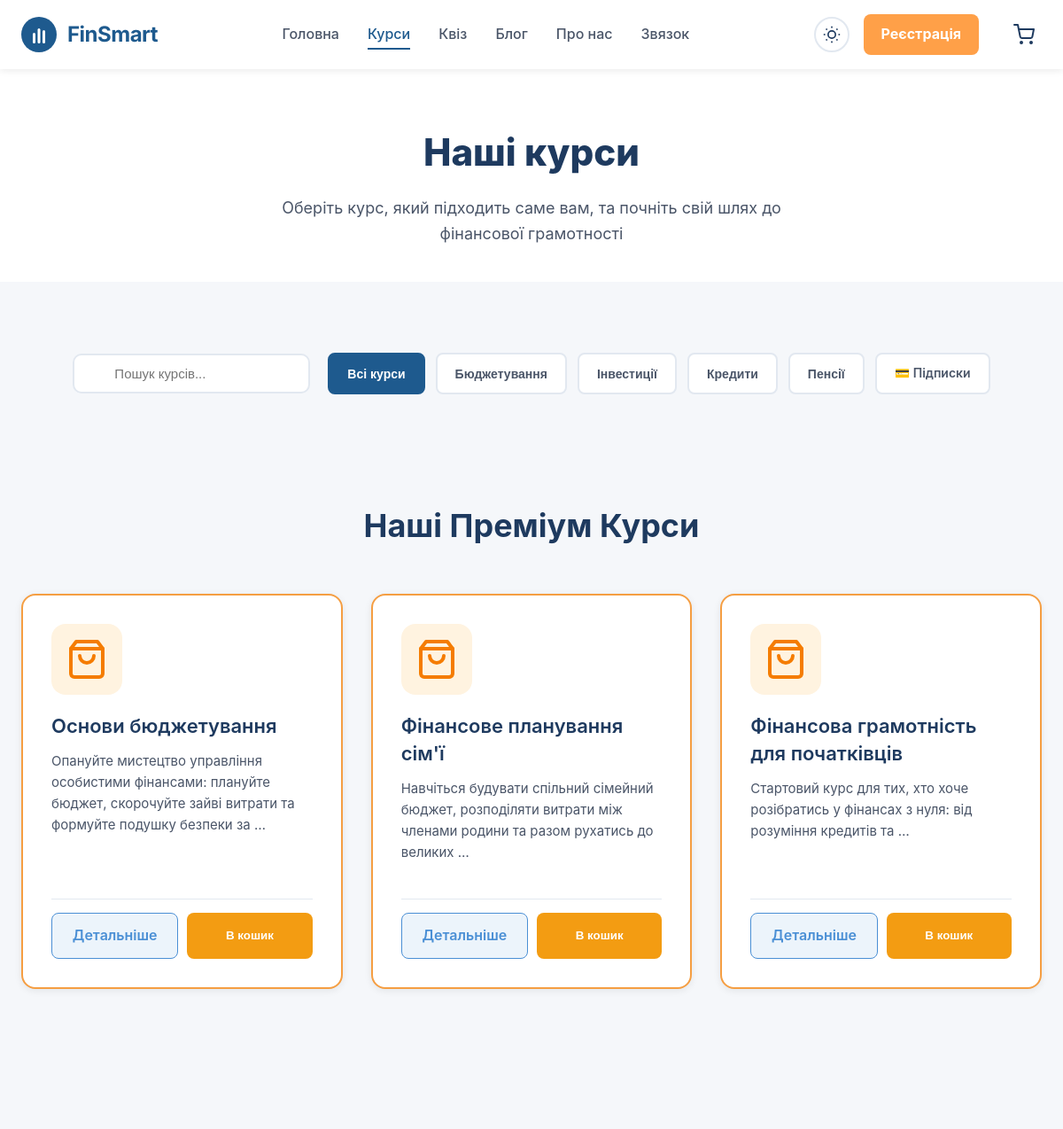
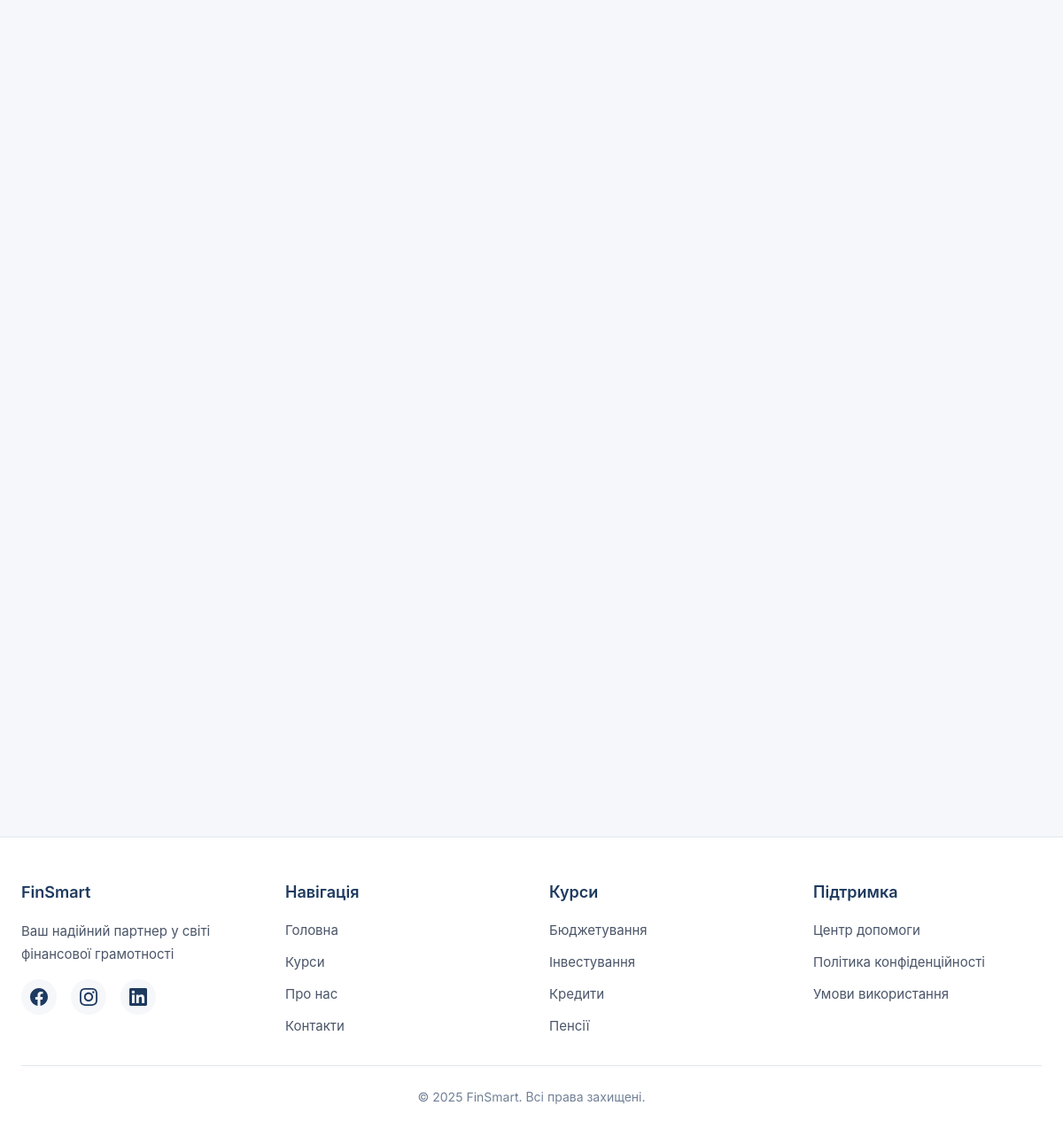
Page /courses/ on the committed database (2 pictures, top to bottom).
### main/models.py (models this page shows, shortened)
class Course(models.Model):
    title = models.CharField(max_length=200, null=False)
    description = models.TextField(null=False)
    category = models.CharField(
        max_length=50,
        choices=[
            ("budgeting", "Budgeting"),
            ("investing", "Investing"),
            ("credit", "Credit"),
            ("pension", "Pension"),
            ("general", "General"),
        ],
        default="general",
    )
    rating = models.DecimalField(
        max_digits=3, decimal_places=1, null=False, default=0.0
    )
    is_active = models.BooleanField(null=False, default=True)
    price = models.DecimalField(max_digits=10, decimal_places=2, default=0.00)
    is_premium = models.BooleanField(default=False)
    created_at = models.DateTimeField(auto_now_add=True)
    updated_at = models.DateTimeField(auto_now=True)
    class Meta:
        managed = False
        db_table = "main_course"
        indexes = [
            models.Index(fields=["category"], name="idx_course_category"),
            models.Index(fields=["created_at"], name="idx_course_created_at"),
        ]

### main/views.py (the view)
# urls.py: path("courses/", views.courses, name="courses"),
def courses(request):
    premium_courses = Course.objects.filter(is_active=True, is_premium=True)
    courses_list = Course.objects.filter(is_active=True, is_premium=False)
    category = request.GET.get("category", "all")
    if category != "all":
        courses_list = courses_list.filter(category=category)
    search = request.GET.get("search", "")
    if search:
        courses_list = courses_list.filter(
            models.Q(title__icontains=search) | models.Q(description__icontains=search)
        )
    enrolled_ids = set()
    if request.user.is_authenticated:
        enrolled_ids = set(
            Enrollment.objects.filter(user=request.user).values_list(
                "course_id", flat=True
            )
        )
    context = {
        "courses": courses_list,
        "premium_courses": premium_courses,
        "current_category": category,
        "search_query": search,
        "enrolled_ids": enrolled_ids,
    }
    discount_enabled = has_student_discount(request.user)
    for course in premium_courses:
        course.display_price = get_course_price_for_user(request.user, course)
        course.has_student_discount = discount_enabled
    for course in courses_list:
        course.display_price = get_course_price_for_user(request.user, course)
        course.has_student_discount = discount_enabled
    return render(request, "main/courses.html", context)

### main/context_processors.py (called while the page is built)
def cart_count(request):
    count = 0
    if request.user.is_authenticated:
        count = CartItem.objects.filter(user=request.user).count()
    else:
        session_key = request.session.session_key
        if not session_key:
            request.session.create()
            session_key = request.session.session_key
        count = CartItem.objects.filter(session_key=session_key).count()
    return {"cart_item_count": count}

def notifications_count(request):
    count = 0
    if request.user.is_authenticated:
        count = Notification.objects.filter(user=request.user, is_read=False).count()
    return {"unread_notifications_count": count}

### main/views.py (called while the page is built, shortened)
def _get_active_owned_subscription(user):
    if not user.is_authenticated:
        return None

def has_student_discount(user):
    sub = _get_active_owned_subscription(user)
    return bool(sub and sub.plan and sub.plan.name == "student")

def get_course_price_for_user(user, course):
    base_price = course.price or Decimal("0.00")
    if has_student_discount(user):
        return (base_price * Decimal("0.5")).quantize(Decimal("0.01"))
    return base_price

### templates/main/courses.html (shortened to what this page needs)
{% extends 'base.html' %}
{% load static %}
{% load i18n %}
{% block content %}
<section class="page-header">
    <div class="container">
        <h1 class="page-title">{% trans "Наші курси" %}</h1>
        <p class="page-description">
            {% trans "Оберіть курс, який підходить саме вам, та почніть свій шлях до фінансової грамотності" %}
        </p>
    </div>
</section>
<section class="courses-controls">
    <div class="container">
        <div class="courses-controls">
            <div class="search-box">
                <input type="text" id="courseSearch" placeholder="{% trans 'Пошук курсів...' %}" value="{{ search_query }}">
            </div>
            <div class="filter-buttons">
                <button class="filter-btn {% if current_category == 'all' %}active{% endif %}" data-category="all">{% trans "Всі курси" %}</button>
                <button class="filter-btn {% if current_category == 'budgeting' %}active{% endif %}"
                    data-category="budgeting">{% trans "Бюджетування" %}</button>
                <button class="filter-btn {% if current_category == 'investing' %}active{% endif %}"
                    data-category="investing">{% trans "Інвестиції" %}</button>
                <button class="filter-btn {% if current_category == 'credit' %}active{% endif %}"
                    data-category="credit">{% trans "Кредити" %}</button>
                <button class="filter-btn {% if current_category == 'pension' %}active{% endif %}"
                    data-category="pension">{% trans "Пенсії" %}</button>
                <a href="{% url 'index' %}#pricing" class="filter-btn" style="text-decoration: none;">💳 {% trans "Підписки" %}</a>
            </div>
        </div>
    </div>
</section>
<section class="premium-courses-section" style="padding: 40px 0; background-color: var(--bg-primary);">
    <div class="container">
        <h2 class="section-title">{% trans "Наші Преміум Курси" %}</h2>
        <div class="courses-grid">
            {% for course in premium_courses %}
            <div class="course-card animate-on-scroll"
                style="border: 2px solid var(--accent-orange); display: flex; flex-direction: column; height: 100%;">
                <div style="flex-grow: 1;">
                    <div class="course-icon" style="background: #FFF3E0;">
                        <svg width="48" height="48" viewBox="0 0 24 24" fill="none" stroke="#F57C00" stroke-width="2"
                            stroke-linecap="round" stroke-linejoin="round">
                            <path d="M6 2L3 6v14a2 2 0 0 0 2 2h14a2 2 0 0 0 2-2V6l-3-4z"></path>
                            <line x1="3" y1="6" x2="21" y2="6"></line>
                            <path d="M16 10a4 4 0 0 1-8 0"></path>
                        </svg>
                    </div>
                    <h3 class="course-title">{{ course.title }}</h3>
                    <p class="course-description">{{ course.description|truncatewords:15 }}</p>
                </div>
                <hr style="border: 0; border-top: 1px solid #e2e8f0; margin: 20px 0 15px;">
                <div style="display: flex; justify-content: stretch; gap: 10px;">
                    <a href="{% url 'course_detail' course.id %}"
                        style="border: 1px solid #4a8fd5; color: #4a8fd5; flex: 1; text-align: center; border-radius: 8px; padding: 12px 0; background: rgba(74, 143, 213, 0.1); text-decoration: none; font-weight: 600; display: block;">
                        Детальніше
                    </a>
                    <button id="btn-add-{{ course.id }}" onclick="addToCart(event, '{{ course.id }}')"
                        style="background: #f39c12; color: white; flex: 1; text-align: center; border-radius: 8px; font-weight: bold; border: none; padding: 12px 0; cursor: pointer;">
                        В кошик
                    </button>
                </div>
            </div>
            {% endfor %}
        </div>
    </div>
</section>
<section class="courses-section">
    <div class="container">
        <div class="courses-grid">
        </div>
    </div>
</section>
{% endblock %}

### static/css/style.css (style rules this page uses)
:root { --bg-primary: #f5f7fa; --bg-secondary: #ffffff; --bg-card: #ffffff; --text-primary: #1e3a5f; --text-secondary: #4a5568; --text-muted: #718096; --brand-primary: #1e5a8e; --brand-secondary: #4A8FD5; --brand-light: #7DB3E8; --accent-orange: #f59e42; --accent-orange-hover: #e68a2e; --border-color: #e2e8f0; --shadow-sm: 0 2px 8px rgba(0, 0, 0, 0.08); --shadow-md: 0 4px 16px rgba(0, 0, 0, 0.12); --shadow-lg: 0 8px 24px rgba(0, 0, 0, 0.15); --transition-speed: 0.3s; --accent-blue: #1e5a8e; }
* { margin: 0; padding: 0; box-sizing: border-box; }
html { scroll-behavior: smooth; font-size: 16px; }
body { font-family: 'Inter', -apple-system, BlinkMacSystemFont, 'Segoe UI', sans-serif; background-color: var(--bg-primary); color: var(--text-primary); line-height: 1.6; transition: background-color var(--transition-speed), color var(--transition-speed); overflow-x: hidden; }
.container { max-width: 1200px; margin: 0 auto; padding: 0 24px; }
.section-title { font-size: 36px; font-weight: 700; color: var(--text-primary); margin-bottom: 48px; text-align: center; }
.courses-grid { display: grid; grid-template-columns: repeat(auto-fit, minmax(300px, 1fr)); gap: 32px; }
.course-card { background-color: var(--bg-card); border-radius: 16px; padding: 32px; box-shadow: var(--shadow-sm); transition: all var(--transition-speed); cursor: pointer; border: 1px solid var(--border-color); opacity: 0; transform: translateY(30px); }
.course-card.visible { opacity: 1; transform: translateY(0); }
.course-icon { width: 80px; height: 80px; border-radius: 16px; display: flex; align-items: center; justify-content: center; margin-bottom: 20px; transition: transform var(--transition-speed); }
.course-title { font-size: 22px; font-weight: 600; color: var(--text-primary); line-height: 1.4; margin-bottom: 12px; }
.course-description { font-size: 15px; color: var(--text-secondary); line-height: 1.6; margin-bottom: 20px; }
.page-header { background-color: var(--bg-secondary); padding: 60px 0 40px; text-align: center; }
.page-title { font-size: 42px; font-weight: 800; color: var(--text-primary); margin-bottom: 16px; }
.page-description { font-size: 18px; color: var(--text-secondary); max-width: 600px; margin: 0 auto; }
.courses-controls { padding: 40px 0; display: flex; gap: 20px; flex-wrap: wrap; justify-content: space-between; align-items: center; }
.search-box { flex: 1; min-width: 250px; max-width: 400px; }
.search-box input { width: 100%; padding: 12px 20px 12px 45px; border: 2px solid var(--border-color); border-radius: 10px; font-size: 15px; background-color: var(--bg-card); color: var(--text-primary); transition: all var(--transition-speed); }
.filter-buttons { display: flex; gap: 12px; flex-wrap: wrap; }
.filter-btn { padding: 10px 20px; border: 2px solid var(--border-color); background-color: var(--bg-card); color: var(--text-secondary); border-radius: 8px; font-size: 14px; font-weight: 600; cursor: pointer; transition: all var(--transition-speed); }
.filter-btn:hover, .filter-btn.active { background-color: var(--brand-primary); color: white; border-color: var(--brand-primary); }
.courses-section { padding: 40px 0 80px; }
.blog-content, .course-card, .testimonial-card, .stat-card, .contact-form-wrapper, .cart-container { overflow-wrap: anywhere; word-break: break-word; }

### rows in the picture
Course: title "Основи бюджетування", description "Опануйте мистецтво управління особистими фінансами: плануйте бюджет, скорочуйте зайві витрати та формуйте подушку безпеки за …"
Course: title "Фінансове планування сім'ї", description "Навчіться будувати спільний сімейний бюджет, розподіляти витрати між членами родини та разом рухатись до великих …"
Course: title "Фінансова грамотність для початківців", description "Стартовий курс для тих, хто хоче розібратись у фінансах з нуля: від розуміння кредитів та …"
